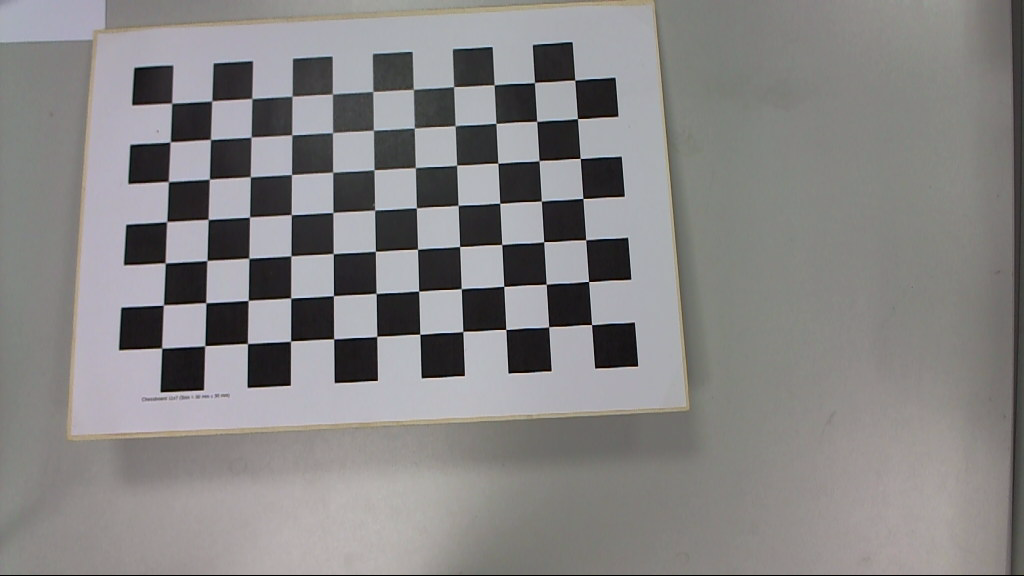
#> input picture Im_L_10.png, 1024 x 576 px, given as the content of the folder data/imgs/leftcamera, which was not available
$ jupyter execute --allow-errors kaggleChessboard.ipynb   (text cells are left out)
#> lines starting #> are read from the running program, lines starting #| are printed output that depends on the picture; after the words box and inside, x2 and y2 are one past the last pixel; in counts of white or black regions, pixels touching at a corner belong together; long printed decimals are rounded; pictures that were not available may be replaced by others from this repository, and a replacement may not be noted
[cell 1]
import numpy as np
import cv2
import yaml
from math import *
import os

[cell 2]
# termination criteria
criteria = (cv2.TERM_CRITERIA_EPS + cv2.TERM_CRITERIA_MAX_ITER, 30, 0.001)

chessboardsize = (11,7)
frame_size = (1024, 576)

# prepare object points, like (0,0,0), (1,0,0), (2,0,0) ....,(6,5,0)
objp = np.zeros((chessboardsize[0] * chessboardsize[1],3), np.float32)
objp[:,:2] = np.mgrid[0:chessboardsize[0],0:chessboardsize[1]].T.reshape(-1,2)

# Arrays to store object points and image points from all the images.
objpoints = [] # 3d point in real world space
imgpoints = [] # 2d points in image plane.

[cell 3]
import glob
import matplotlib.pyplot as plt
images = glob.glob('data\imgs\leftcamera\*.png')

for image in images:
    img = cv2.imread(image)
#> img is the input picture: shape (576, 1024, 3); mean B, G, R 132.5, 132.7, 134.4
    gray = cv2.cvtColor(img, cv2.COLOR_BGR2GRAY)

    ret, corners = cv2.findChessboardCorners(gray, chessboardsize, None)
#> ret = True; corners = 77 rows, first 8: [171.7, 103.2], [211.8, 100.8], [251.9, 98.5], [292, 96.07], [332.5, 93.95], [372.9, 91.43], [413.4, 89.45], [453.6, 86.58]

    if ret == True:
        objpoints.append(objp)
        corners2 = cv2.cornerSubPix(gray, corners, (11,11), (-1,-1), criteria)
#> corners2 = 77 rows, first 8: [171.7, 103.1], [211.8, 100.9], [251.8, 98.5], [292.1, 96.25], [332.4, 94.06], [372.8, 91.45], [413.3, 89.4], [453.6, 86.62]
        imgpoints.append(corners2)
        #Draw chess board corners
        cv2.drawChessboardCorners(img, chessboardsize, corners2, ret)
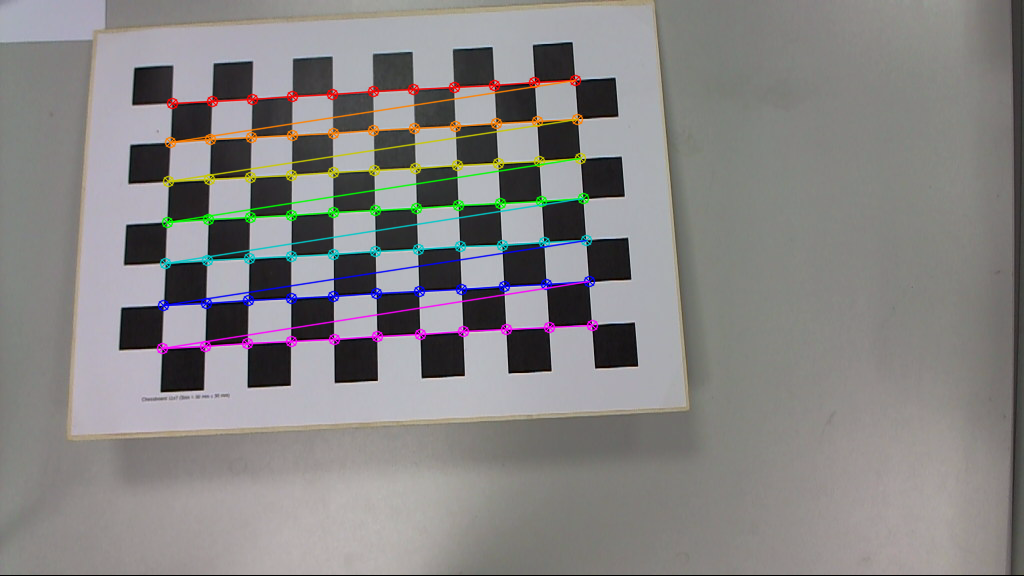
#> img: shape (576, 1024, 3); 3.73% of pixels changed, all inside (x1, y1, x2, y2) = (156, 74, 599, 355)

[cell 4]
plt.imshow(img)

[cell 5]
ret, mtx, dist, rvecs, tvecs = cv2.calibrateCamera(objpoints, imgpoints, gray.shape[::-1], None, None)
#> ret = 0.158; mtx = [[956.8, 0, 518.7], [0, 1001.4, 356.7], [0, 0, 1]]; dist = [[0.0652, -0.691, -0.00341, -0.00327, 1.59]]; rvecs = ([-0.248, 0.0122, -0.0526],); tvecs = ([-8.59, -5.99, 23.78],)

[cell 6]
mtx
#> Out = [[956.8, 0, 518.7], [0, 1001.4, 356.7], [0, 0, 1]]

[cell 7]
height, width = img.shape[:2]
#> height = 576; width = 1024
camMatNew, roi = cv2.getOptimalNewCameraMatrix(mtx, dist, (width,height), 1 , (width,height))
#> camMatNew = [[956.1, 0, 515.8], [0, 998.4, 355.3], [0, 0, 1]]; roi = (10, 9, 1003, 564)
imgUndistort = cv2.undistort(img, mtx, dist, camMatNew)
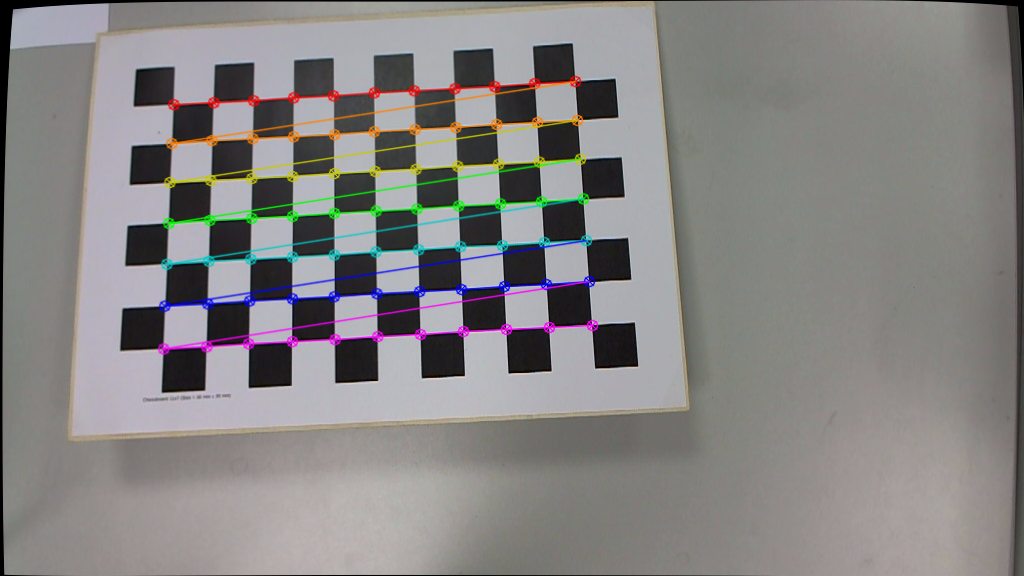
#> imgUndistort: shape (576, 1024, 3); mean B, G, R 131.5, 131.9, 134

[cell 8]
dist
#> Out = [[0.0652, -0.691, -0.00341, -0.00327, 1.59]]

[cell 9]
plt.imshow(imgUndistort)

[cell 10]
R, _ = cv2.Rodrigues(rvecs[0])
#> R = [[0.999, 0.0505, 0.0186], [-0.0535, 0.968, 0.245], [-0.00559, -0.246, 0.969]]
print("Rotation matrix:", R)
#| Rotation matrix: [[ 0.9986    0.05049  0.01857]
#|  [-0.0535   0.9679  0.2454]
#|  [-0.005588 -0.246  0.9692]]

[cell 11]
img = cv2.imread('data/imgs/leftcamera/Im_L_1.png')
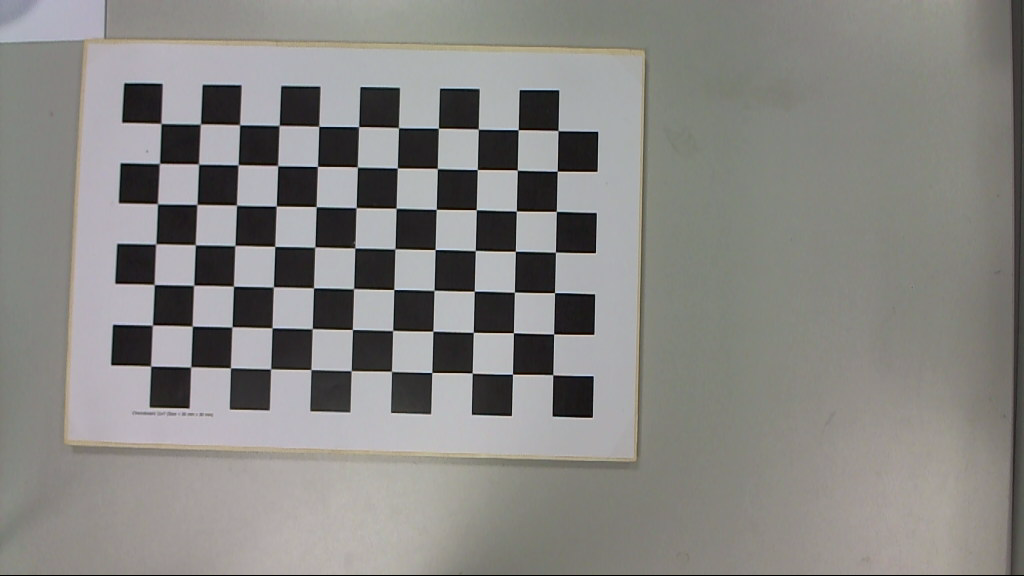
#> input picture Im_L_1.png, 1024 x 576 px, given as the content of the folder data/imgs/leftcamera, which was not available
#> img is the input picture: shape (576, 1024, 3); mean B, G, R 131.2, 134.2, 135.4

[cell 12]
height, width = img.shape[:2]
camMatNew, roi = cv2.getOptimalNewCameraMatrix(mtx, dist, (width,height), 1 , (width,height))
imgUndistort = cv2.undistort(img, mtx, dist, camMatNew)
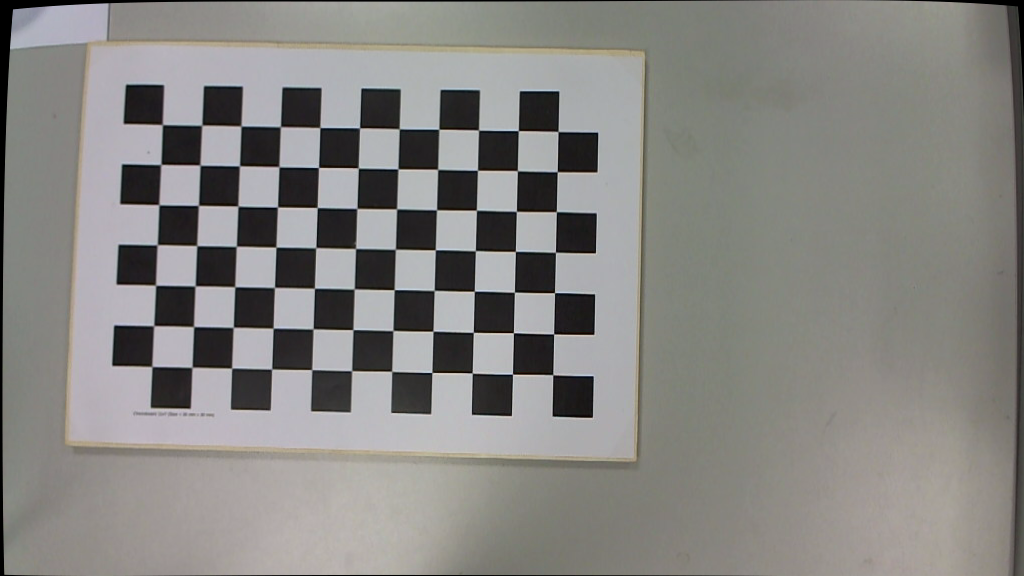
#> imgUndistort: shape (576, 1024, 3); mean B, G, R 130.3, 133.3, 134.6
